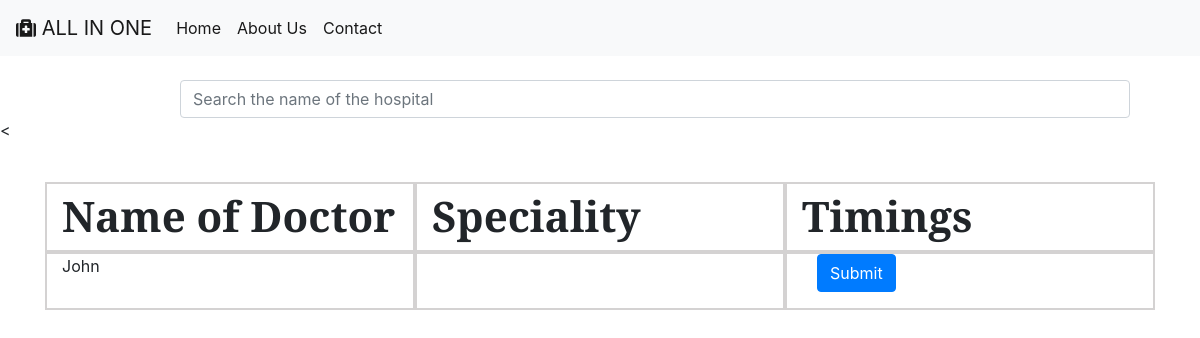
Before: /appointment/ABC/ with the older database file.
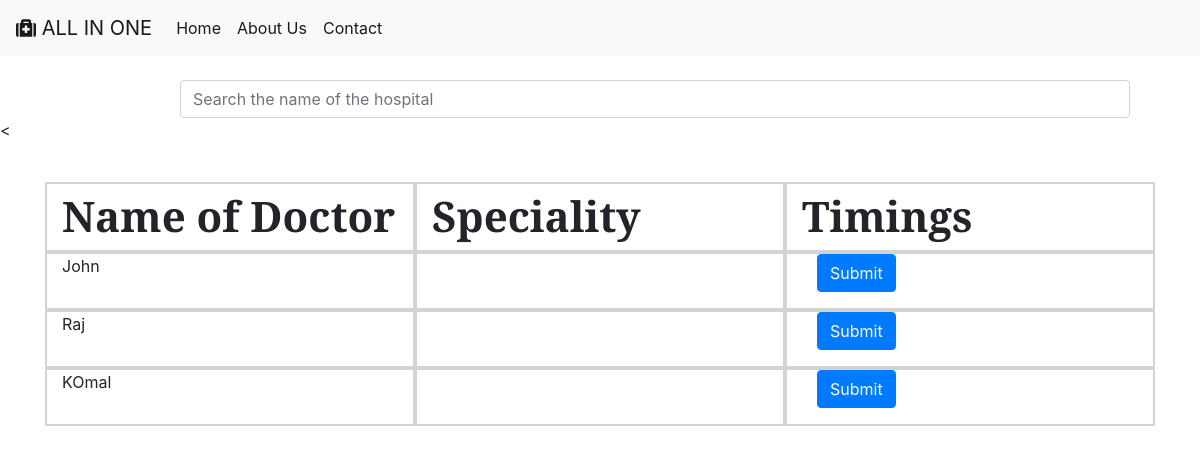
After: the same page with the newer database file.
### Hospital/models.py (models this page shows)
class Doctors(models.Model):
    Hospital = models.ForeignKey(Hospital, on_delete=models.CASCADE)
    name = models.CharField(max_length=250)
    Speciality = models.CharField(max_length=250,default=0, blank=True, null=True)
    current_app_no = models.CharField(max_length=250, default=0)
    assigned_app_no = models.CharField(max_length=250,default=0)

### Hospital/views.py (the view)
# urls.py: path(r'appointment/<string>/', views.appointment, name='appointment'),
@csrf_exempt
def appointment(request, string):
    hospital = Hospital.objects.get(name=string)
    doctors = hospital.doctors_set.all()
    for doctor in doctors:
        if request.POST.get('btn' + str(doctor.name)):
            print("hello")
            current = doctor.current_app_no
            last = doctor.assigned_app_no
            time = str(datetime.datetime.now())
            expected_time = int(last) - int(current)
            redirect("Hospital/app.html", expected_time, current, last)
    return render(request, "Hospital/appointment.html", {'doctors': doctors})

### templates/Hospital/appointment.html (shortened to what this page needs)
<!DOCTYPE html>
<html>
<head>
    {% load static from staticfiles %}
	<link rel="stylesheet" type="text/css" href="https://maxcdn.bootstrapcdn.com/bootstrap/4.0.0/css/bootstrap.min.css">
	<link rel="stylesheet" type="text/css" href="{% static 'css/appointment.css' %}">
</head>
<body>
<nav class="navbar navbar-expand-lg navbar-light bg-light fixed-top">
  <a class="navbar-brand" href="#"><i class="fas fa-medkit"></i> ALL IN ONE</a>
  <div class="collapse navbar-collapse" id="navbarSupportedContent">
    <ul class="navbar-nav mr-auto">
      <li class="nav-item active">
        <a class="nav-link" href="#">Home <span class="sr-only">(current)</span></a>
      </li>
      <li class="nav-item active">
        <a class="nav-link" href="#">About Us <span class="sr-only">(current)</span></a>
      </li>
      <li class="nav-item active">
        <a class="nav-link" href="#">Contact <span class="sr-only">(current)</span></a>
      </li>
    </ul>
  </div>
 </nav>
    <form class="form-inline">
    <input class="form-control" type="search" placeholder="Search the name of the hospital" style="width: 950px">
	</form>
<form method="post"><
		<div class="table" style="margin-left: 60px">
			<div class="row">
				<div class="col-xl-4 col-lg-4 col-md-4 col-sm-4 head"><strong>Name of Doctor</strong></div>
				<div class="col-xl-4 col-lg-4 col-md-4 col-sm-4 head"><strong>Speciality</strong></div>
				<div class="col-xl-4 col-lg-4 col-md-4 col-sm-4 head"><strong>Timings</strong></div>
			</div>
            {% for doctor in doctors %}
			<div class="row">
				<div class="col-xl-4 col-lg-4 col-md-4 col-sm-4">{{ doctor.name }}</div>
				<div class="col-xl-4 col-lg-4 col-md-4 col-sm-4">{{ doctor.speciality }}</div>
				<div class="col-xl-4 col-lg-4 col-md-4 col-sm-4">
	                    <div class="form-group col-md-4">
                            <button name="btn{{ doctor.name}}" type="submit" class="btn btn-primary">Submit</button>
    </div>
</div>
			</div>
            {% endfor %}
        </div>
</form>
</body>
</html>

Changed rows visible on the page:
added Doctors: name "Raj"
added Doctors: name "KOmal"
